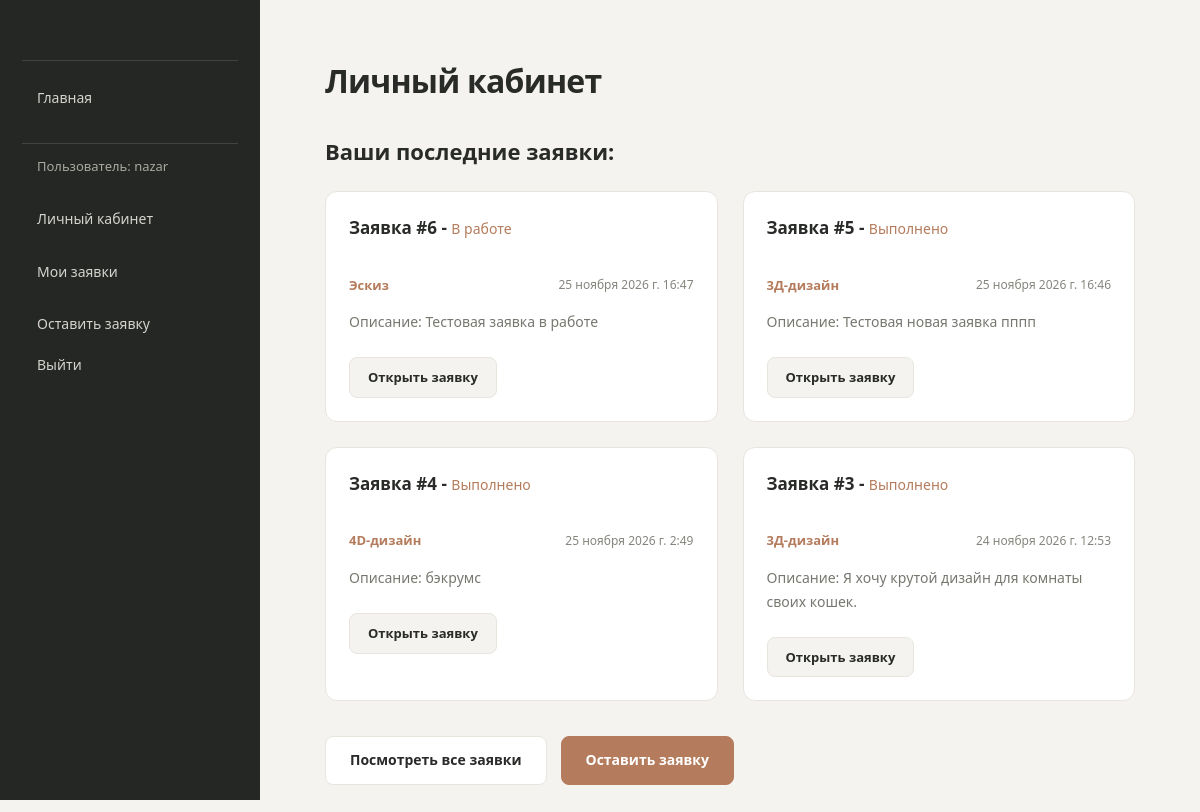
Before: /creative_space/profile/ (signed in) with the older database file.
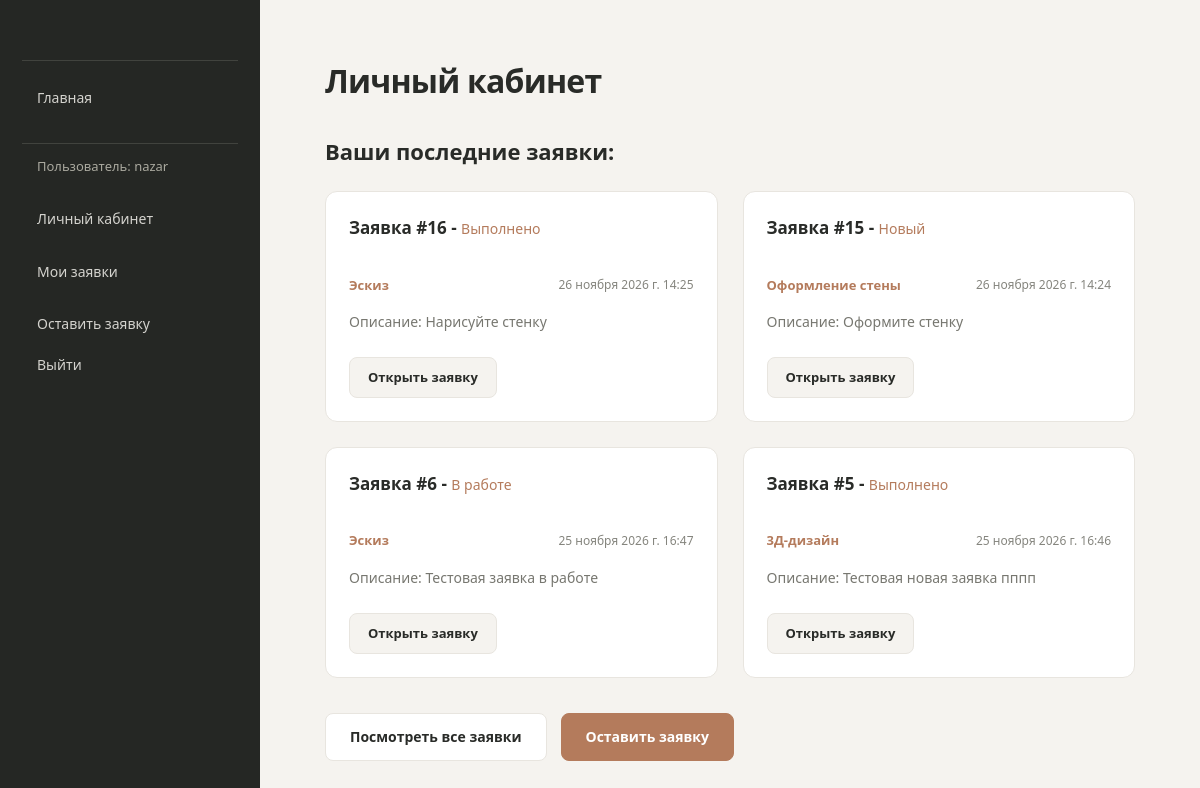
After: the same page with the newer database file.
### creative_space/models.py (models this page shows, shortened)
class Submission(models.Model):
    client = models.ForeignKey(Client, verbose_name="Клиент", on_delete=models.SET_NULL, null=True)
    category = models.ForeignKey(Category, verbose_name="Категория",on_delete=models.CASCADE, help_text="Категория заявки (что требуется сделать по заявке)")
    description = models.TextField("Описание", help_text="Предпочтения и пожелания к дизайну.")
    floor_plan=models.ImageField(
        "План помещения",
        upload_to='floor_plan/%Y/%m',
        help_text="План помещения.",
        validators=[
            FileExtensionValidator(
                allowed_extensions=['png', 'jpg', 'jpeg', 'bmp'],
                message="Допустимые форматы: JPG, JPEG, PNG, BMP.",),
            validate_image_size,],
        )
    created_at = models.DateTimeField(auto_now_add=True, help_text="Дата создания заявки")
    WORK_STATUS = [
        ('n', 'Новый'),
        ('w', 'В работе'),
        ('r', "Выполнено"),
    ]
    status = models.CharField("Статус заявки", max_length=1, choices=WORK_STATUS, default='n')
    def get_absolute_url(self):
        return reverse('submission-detail', args=[str(self.id)])

class Category(models.Model):
    name = models.CharField("Категория", max_length=50, help_text="Категория заявки.")
    class Meta:
        ordering = ('name',)
    def __str__(self):
        return self.name

### creative_space/views.py (the view)
# urls.py: path('profile/', views.SubmissionListViewMyProfile.as_view(), name='profile'),
class SubmissionListViewMyProfile(LoginRequiredMixin, generic.ListView):
    model = Submission
    template_name = 'creative_space/profile.html'
    def get_queryset(self):
        return (Submission.objects.filter(client__user=self.request.user)).order_by('-created_at')[:4]

### creative_space/templates/creative_space/profile.html (shortened to what this page needs)
{% extends "base_generic.html" %}
{% block content %}
    <h1>Личный кабинет</h1>
    <section>
        <h2>Ваши последние заявки:</h2>
        <div class="submissions">
            {% if submission_list %}
                {% for submission in submission_list %}
                    <div class="submission">
                        <h3>Заявка #{{submission.id}} - <span class="status">{{submission.get_status_display}}</span></h3>
                        <div class="submission-info">
                            <p>{{submission.category}}</p>
                            <time>{{submission.created_at}}</time>
                        </div>
                        <p>Описание: {{submission.description}}</p>
                        <a href="{{ submission.get_absolute_url }}">Открыть заявку</a>
                    </div>
                {% endfor %}
            <div class="actions">
                <a href="{% url 'my_submissions' %}">Посмотреть все заявки</a>
                <a href="{% url 'create_submission' %}">Оставить заявку</a>
            </div>
            {% else %}
                <div class="actions">
                    <p>У вас пока еще нет заявок.</p>
                    <a href="{% url 'my_submissions' %}">Оставить заявку</a>
                </div>
            {% endif %}
        </div>
    </section>
{% endblock %}

Changed rows visible on the page:
no longer on this page (row unchanged): Submission: id "4", status "Выполнено", category "4D-дизайн", created_at "25 ноября 2026 г. 2:49", description "бэкрумс"
no longer on this page (row unchanged): Submission: id "3", status "Выполнено", category "3Д-дизайн", created_at "24 ноября 2026 г. 12:53", description "Я хочу крутой дизайн для комнаты своих кошек."
added Submission: id "16", status "Выполнено", category "Эскиз", created_at "26 ноября 2026 г. 14:25", description "Нарисуйте стенку"
added Submission: id "15", status "Новый", category "Оформление стены", created_at "26 ноября 2026 г. 14:24", description "Оформите стенку"
